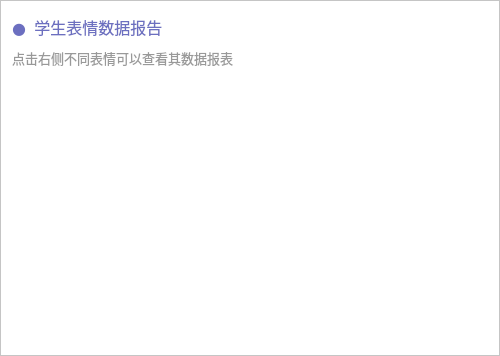
                <widget class="QFrame" name="emotion_report_chart">
                 <property name="minimumSize">
                  <size>
                   <width>500</width>
                   <height>350</height>
                  </size>
                 </property>
                 <property name="styleSheet">
                  <string notr="true">QFrame {
	background-color: #ffffff;
}</string>
                 </property>
                 <property name="frameShape">
                  <enum>QFrame::StyledPanel</enum>
                 </property>
                 <property name="frameShadow">
                  <enum>QFrame::Raised</enum>
                 </property>
                 <layout class="QVBoxLayout" name="verticalLayout_6">
                  <item>
                   <widget class="QLabel" name="emotion_report_title_text">
                    <property name="minimumSize">
                     <size>
                      <width>0</width>
                      <height>30</height>
                     </size>
                    </property>
                    <property name="maximumSize">
                     <size>
                      <width>16777215</width>
                      <height>30</height>
                     </size>
                    </property>
                    <property name="font">
                     <font>
                      <family>微软雅黑</family>
                      <pointsize>12</pointsize>
                     </font>
                    </property>
                    <property name="styleSheet">
                     <string notr="true">QLabel {
	background: none;
	color: #6C6FC0;
}</string>
                    </property>
                    <property name="text">
                     <string>●  学生表情数据报告</string>
                    </property>
                   </widget>
                  </item>
                  <item>
                   <widget class="QLabel" name="emotion_report_tips_text">
                    <property name="font">
                     <font>
                      <family>微软雅黑</family>
                      <pointsize>10</pointsize>
                     </font>
                    </property>
                    <property name="styleSheet">
                     <string notr="true">QLabel {
	background: none;
	color: #999999;
}</string>
                    </property>
                    <property name="text">
                     <string>点击右侧不同表情可以查看其数据报表</string>
                    </property>
                   </widget>
                  </item>
                  <item>
                   <widget class="QWidget" name="emotion_report_line_chart_widget" native="true">
                    <property name="minimumSize">
                     <size>
                      <width>0</width>
                      <height>270</height>
                     </size>
                    </property>
                    <property name="maximumSize">
                     <size>
                      <width>16777215</width>
                      <height>270</height>
                     </size>
                    </property>
                    <property name="styleSheet">
                     <string notr="true"/>
                    </property>
                   </widget>
                  </item>
                 </layout>
                </widget>
